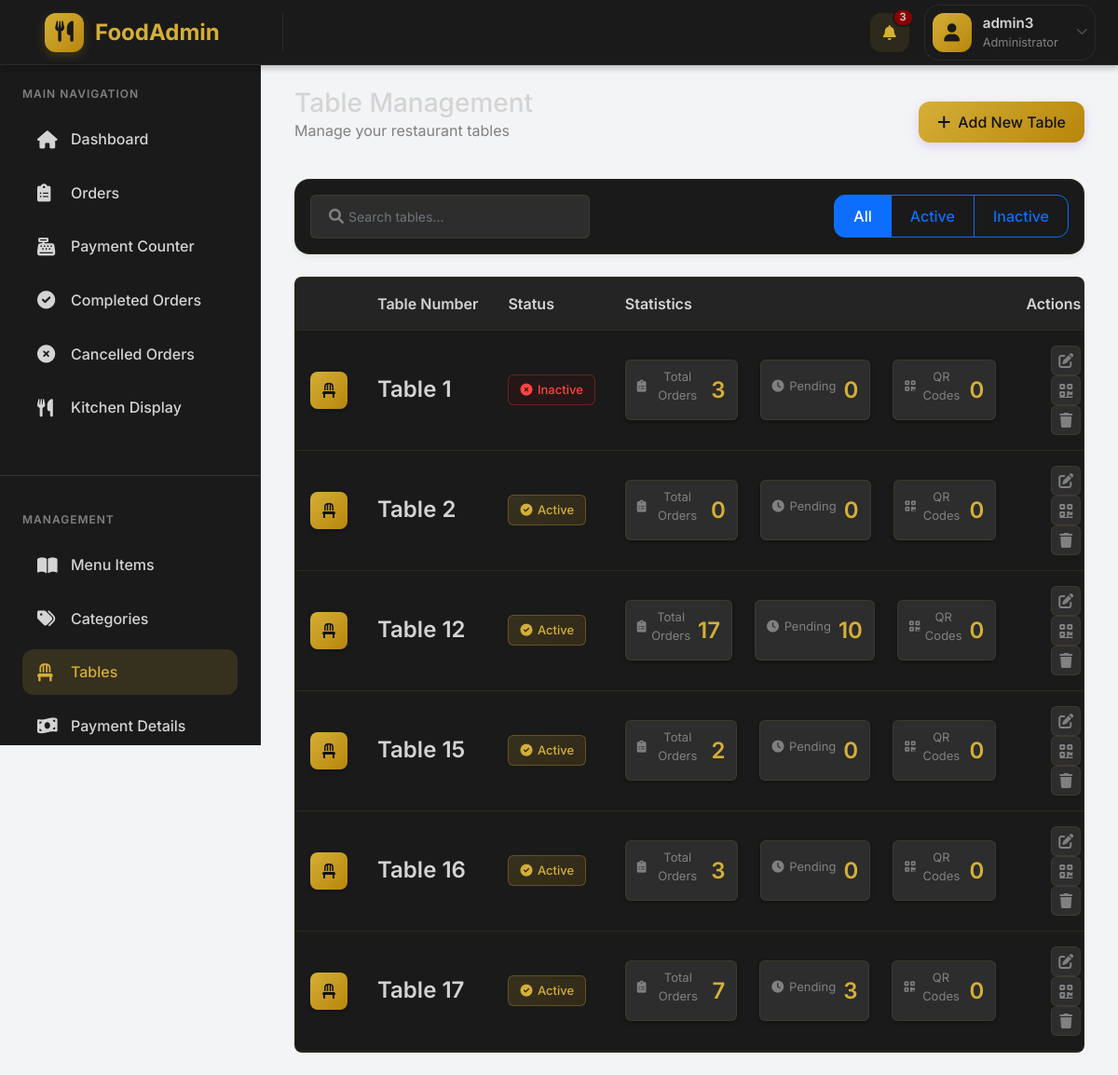
The app's page /admin/tables.php (signed in), older data.
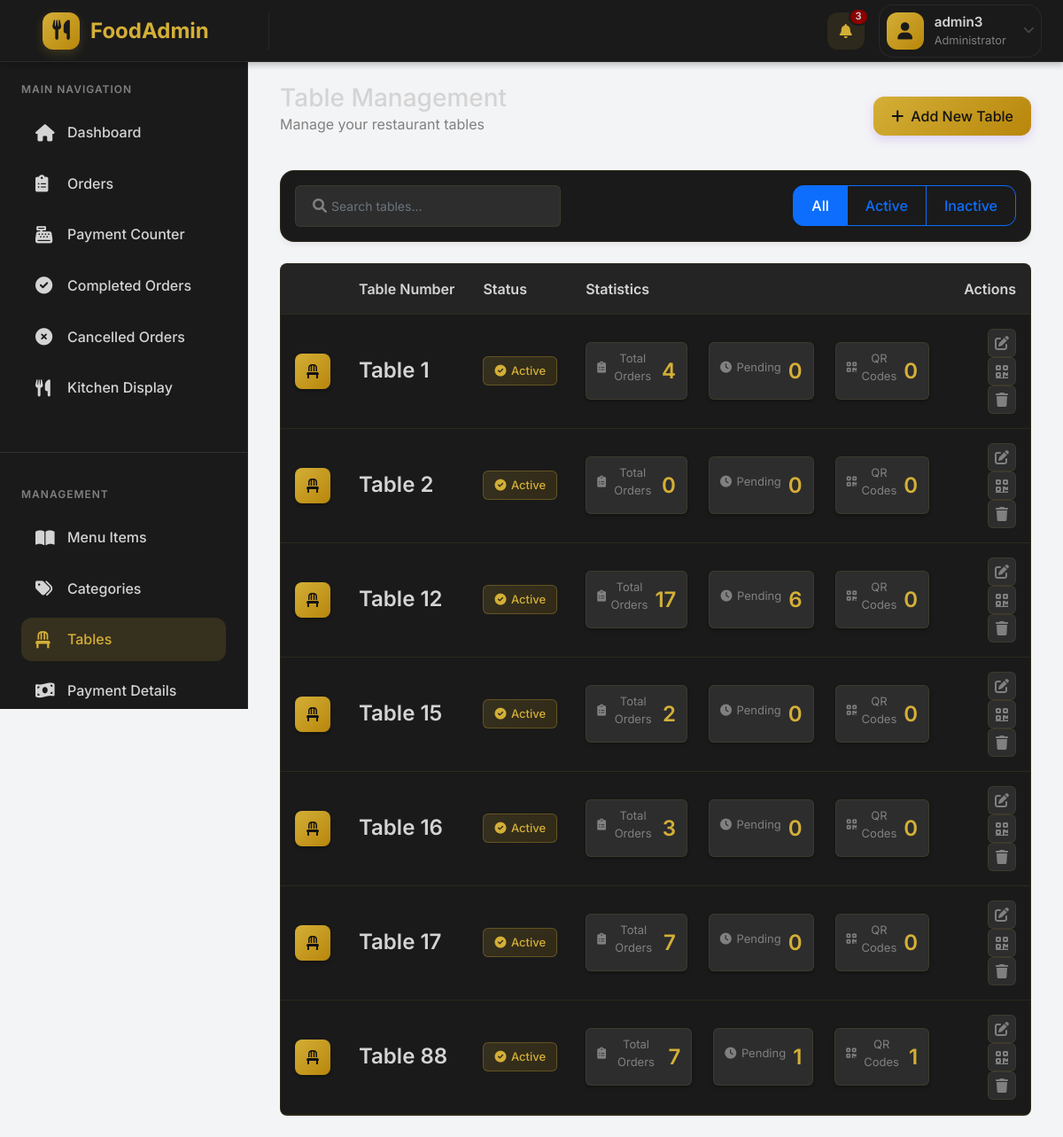
The same page, newer data.
### tables this page shows
CREATE TABLE `tables` (
  `id` int(11) NOT NULL,
  `table_number` int(11) NOT NULL,
  `status` enum('active','inactive') DEFAULT 'active',
  `created_at` timestamp NULL DEFAULT current_timestamp()
);

### admin/tables.php (the view, shortened to what the changed rows need)
<?php
$database = new Database();
$db = $database->getConnection();
try {
    $query = "SELECT t.*,
              COUNT(DISTINCT o.id) as total_orders,
              COUNT(DISTINCT CASE WHEN o.status IN ('pending', 'processing') THEN o.id END) as pending_orders,
              COUNT(DISTINCT CASE WHEN qc.is_active = 1 AND (qc.expires_at IS NULL OR qc.expires_at > NOW()) THEN qc.id END) as active_qr_codes
              FROM tables t
              LEFT JOIN orders o ON t.id = o.table_id
              LEFT JOIN qr_codes qc ON t.id = qc.table_id
              GROUP BY t.id
              ORDER BY t.table_number";
    $stmt = $db->prepare($query);
    $stmt->execute();
    $tables = $stmt->fetchAll(PDO::FETCH_ASSOC);
} catch (Exception $e) {
    $message = "Error retrieving tables: " . $e->getMessage();
    $message_type = "danger";
    $tables = [];
}
?>
<div class="container-fluid">
    <div class="d-flex justify-content-between align-items-center mb-4">
        <div>
            <h1 class="h3 mb-0">Table Management</h1>
        </div>
    </div>
    <div class="table-wrapper">
        <table class="custom-table">
            <thead>
                <tr>
                    <th class="table-icon-cell"></th>
                    <th>Table Number</th>
                    <th>Status</th>
                    <th>Statistics</th>
                    <th class="actions-cell">Actions</th>
                </tr>
            </thead>
            <tbody>
                <?php foreach ($tables as $table): ?>
                <tr>
                    <td class="table-icon-cell">
                        <div class="table-icon">
                            <i class="fas fa-chair"></i>
                        </div>
                    </td>
                    <td>
                        <div class="table-number">
                            Table <?php echo htmlspecialchars($table['table_number']); ?>
                        </div>
                    </td>
                    <td>
                        <span class="status-badge status-<?php echo $table['status']; ?>">
                            <i class="fas fa-<?php echo $table['status'] === 'active' ? 'check-circle' : 'times-circle'; ?>"></i>
                            <?php echo ucfirst($table['status']); ?>
                        </span>
                    </td>
                    <td>
                        <div class="stats-cell">
                            <div class="stat-item">
                                <div class="stat-label">
                                    <i class="fas fa-clipboard-list"></i>
                                    Total Orders
                                </div>
                                <div class="stat-value"><?php echo $table['total_orders']; ?></div>
                            </div>
                            <div class="stat-item">
                                <div class="stat-label">
                                    <i class="fas fa-clock"></i>
                                    Pending
                                </div>
                                <div class="stat-value"><?php echo $table['pending_orders']; ?></div>
                            </div>
                            <div class="stat-item">
                                <div class="stat-label">
                                    <i class="fas fa-qrcode"></i>
                                    QR Codes
                                </div>
                                <div class="stat-value"><?php echo $table['active_qr_codes']; ?></div>
                            </div>
                        </div>
                    </td>
                    <td class="actions-cell">
                        <button type="button" class="btn-action btn-edit"
                                data-bs-toggle="modal"
                                data-bs-target="#editTableModal<?php echo $table['id']; ?>"
                                title="Edit Table">
                            <i class="fas fa-edit"></i>
                        </button>
                        <a href="qr_codes.php?table=<?php echo $table['id']; ?>"
                           class="btn-action btn-qr"
                           title="Manage QR Codes">
                            <i class="fas fa-qrcode"></i>
                        </a>
                        <button type="button" class="btn-action btn-delete"
                                data-bs-toggle="modal"
                                data-bs-target="#deleteTableModal<?php echo $table['id']; ?>"
                                title="Delete Table">
                            <i class="fas fa-trash"></i>
                        </button>
                    </td>
                </tr>
                <?php endforeach; ?>
            </tbody>
        </table>
    </div>
</div>
<?php
include 'includes/layout.php';
?>

Row changes from the older to the newer data that the page shows:
changed tables (number 1 of 7 on the later page): status "Inactive" → "Active"; total_orders "3" → "4"
computed for tables (number 3 of 7 on the later page): pending_orders "10" → "6"
computed for tables (number 6 of 7 on the later page): pending_orders "3" → "0"
added tables: table_number "88", status "Active", total_orders "7", pending_orders "1", active_qr_codes "1"
